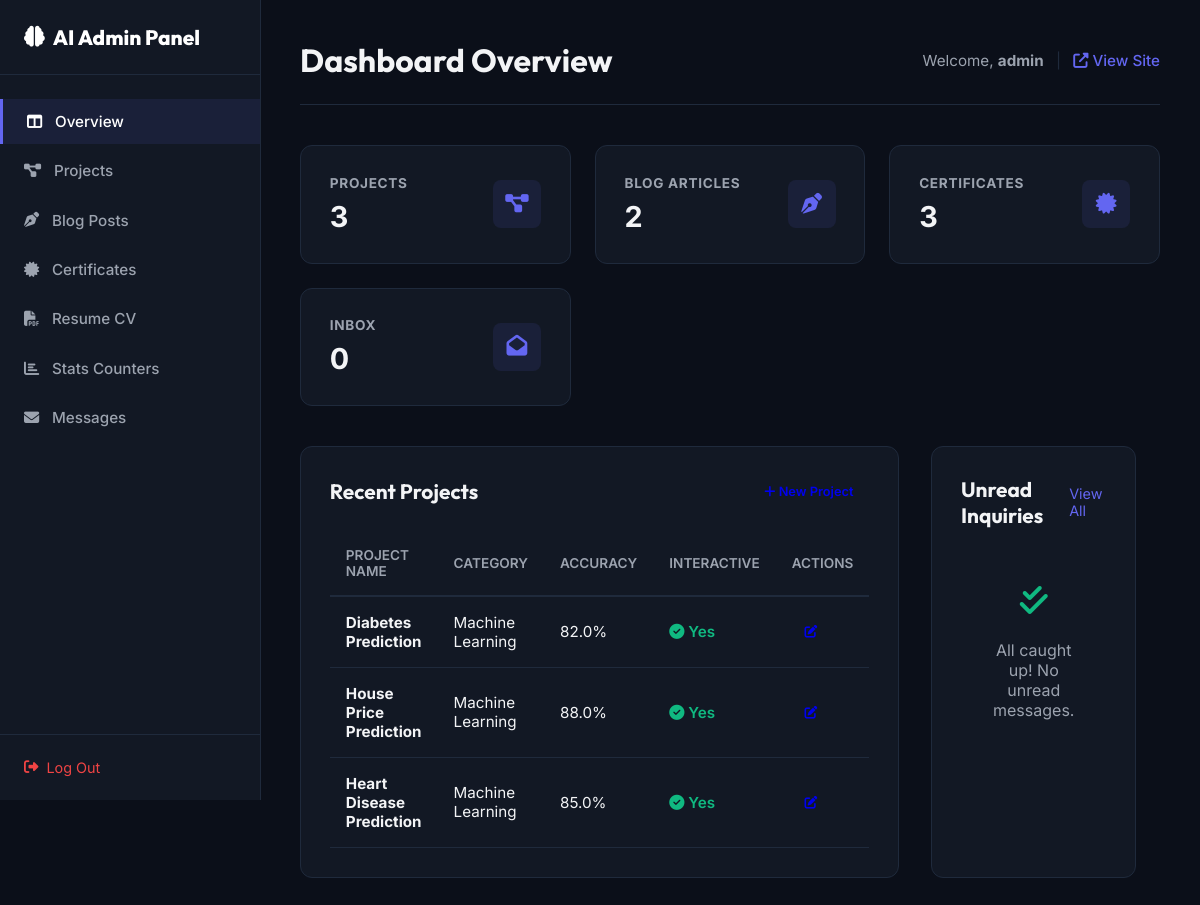
The app's page /admin/dashboard (signed in) with its own data.
### app.py (models this page shows)
class User(db.Model, UserMixin):
    id = db.Column(db.Integer, primary_key=True)
    username = db.Column(db.String(50), unique=True, nullable=False)
    password_hash = db.Column(db.String(255), nullable=False)

class Project(db.Model):
    id = db.Column(db.Integer, primary_key=True)
    name = db.Column(db.String(100), nullable=False)
    slug = db.Column(db.String(100), unique=True, nullable=False)
    description = db.Column(db.Text, nullable=True)
    category = db.Column(db.String(50), nullable=False) # Machine Learning, Deep Learning, Data Analysis
    tags = db.Column(db.String(200), nullable=True) # Comma separated
    image_filename = db.Column(db.String(100), nullable=True)
    model_filename = db.Column(db.String(100), nullable=True)
    dataset_filename = db.Column(db.String(100), nullable=True)
    doc_filename = db.Column(db.String(100), nullable=True)
    accuracy = db.Column(db.Float, nullable=True)
    precision = db.Column(db.Float, nullable=True)
    recall = db.Column(db.Float, nullable=True)
    f1_score = db.Column(db.Float, nullable=True)
    status = db.Column(db.String(20), default='Completed') # Completed, In Progress
    github_link = db.Column(db.String(255), nullable=True)
    demo_link = db.Column(db.String(255), nullable=True)
    algorithm = db.Column(db.String(100), nullable=True)
    problem_statement = db.Column(db.Text, nullable=True)
    dataset_info = db.Column(db.Text, nullable=True)
    data_cleaning = db.Column(db.Text, nullable=True)
    feature_engineering = db.Column(db.Text, nullable=True)
    training_process = db.Column(db.Text, nullable=True)
    evaluation_metrics = db.Column(db.Text, nullable=True)
    future_improvements = db.Column(db.Text, nullable=True)
    conclusion = db.Column(db.Text, nullable=True)
    confusion_matrix_img = db.Column(db.String(100), nullable=True)
    roc_curve_img = db.Column(db.String(100), nullable=True)
    feature_importance_img = db.Column(db.String(100), nullable=True)
    is_featured = db.Column(db.Boolean, default=False)
    is_interactive = db.Column(db.Boolean, default=False)
    inputs_schema = db.Column(db.Text, nullable=True)

### app.py (the view)
@app.route('/admin')
@app.route('/admin/dashboard')
@login_required
def admin_dashboard():
    project_count = Project.query.count()
    blog_count = Blog.query.count()
    cert_count = Certificate.query.count()
    unread_messages = ContactMessage.query.filter_by(is_read=False).order_by(ContactMessage.date_sent.desc()).all()
    projects = Project.query.order_by(Project.id.desc()).limit(5).all()
    return render_template(
        'admin/dashboard.html',
        project_count=project_count,
        blog_count=blog_count,
        cert_count=cert_count,
        unread_messages=unread_messages,
        projects=projects
    )

### app.py (called while the page is built)
@login_manager.user_loader
def load_user(user_id):
    return User.query.get(int(user_id))

### templates/admin/dashboard.html (shortened to what this page needs)
{% extends 'admin/base_admin.html' %}
{% block header_title %}Dashboard Overview{% endblock %}
{% block admin_content %}
<div class="admin-stats-grid">
    <div class="admin-stat-card">
        <div class="admin-stat-card-info">
            <h3>Projects</h3>
            <p class="value">{{ project_count }}</p>
        </div>
        <div class="admin-stat-card-icon">
            <i class="fas fa-project-diagram"></i>
        </div>
    </div>
    <div class="admin-stat-card">
        <div class="admin-stat-card-info">
            <h3>Blog Articles</h3>
            <p class="value">{{ blog_count }}</p>
        </div>
        <div class="admin-stat-card-icon">
            <i class="fas fa-pen-nib"></i>
        </div>
    </div>
    <div class="admin-stat-card">
        <div class="admin-stat-card-info">
            <h3>Certificates</h3>
            <p class="value">{{ cert_count }}</p>
        </div>
        <div class="admin-stat-card-icon">
            <i class="fas fa-certificate"></i>
        </div>
    </div>
    <div class="admin-stat-card">
        <div class="admin-stat-card-info">
            <h3>Inbox</h3>
            <p class="value">{{ unread_messages | length }}</p>
        </div>
        <div class="admin-stat-card-icon">
            <i class="fas fa-envelope-open"></i>
        </div>
    </div>
</div>
<div style="display: grid; grid-template-columns: 1.2fr 0.8fr; gap: 2rem;">
    <div class="admin-card">
        <div class="admin-card-header">
            <h2>Recent Projects</h2>
            <a href="{{ url_for('admin_project_add') }}" class="btn-primary btn-sm" style="text-decoration: none; padding: 0.5rem 1rem; border-radius: 6px; font-weight: 600;"><i class="fas fa-plus"></i> New Project</a>
        </div>
        <div class="admin-table-wrapper">
            <table class="admin-table">
                <thead>
                    <tr>
                        <th>Project Name</th>
                        <th>Category</th>
                        <th>Accuracy</th>
                        <th>Interactive</th>
                        <th>Actions</th>
                    </tr>
                </thead>
                <tbody>
                    {% for project in projects %}
                    <tr>
                        <td><strong>{{ project.name }}</strong></td>
                        <td>{{ project.category }}</td>
                        <td>{% if project.accuracy %}{{ (project.accuracy * 100) | round(1) }}%{% else %}N/A{% endif %}</td>
                        <td>
                            {% if project.is_interactive %}
                            <span style="color: var(--admin-success); font-weight: 600;"><i class="fas fa-check-circle"></i> Yes</span>
                            {% else %}
                            <span style="color: var(--admin-text-muted);"><i class="fas fa-times-circle"></i> No</span>
                            {% endif %}
                        </td>
                        <td>
                            <div class="action-btns">
                                <a href="{{ url_for('admin_project_edit', id=project.id) }}" class="btn-primary btn-sm" style="text-decoration: none;"><i class="fas fa-edit"></i></a>
                            </div>
                        </td>
                    </tr>
                    {% else %}
                    <tr>
                        <td colspan="5" style="text-align: center; color: var(--admin-text-muted);">No projects added yet.</td>
                    </tr>
                    {% endfor %}
                </tbody>
            </table>
        </div>
    </div>
    <div class="admin-card">
        <div class="admin-card-header">
            <h2>Unread Inquiries</h2>
            <a href="{{ url_for('admin_messages') }}" style="color: var(--admin-accent); text-decoration: none; font-size: 0.9rem;">View All</a>
        </div>
        <div class="message-list">
            {% for msg in unread_messages %}
            <div class="message-item unread">
                <div class="message-item-header">
                    <span>{{ msg.date_sent.strftime('%b %d, %Y') }}</span>
                    <span>{{ msg.email }}</span>
                </div>
                <div class="message-item-sender">
                    <h4>{{ msg.name }}</h4>
                </div>
                <p class="message-body" style="font-size: 0.85rem; height: 3.5rem; overflow: hidden; text-overflow: ellipsis;">{{ msg.message }}</p>
                <div class="message-actions">
                    <button class="btn-primary btn-sm mark-read-btn" data-id="{{ msg.id }}">Mark Read</button>
                </div>
            </div>
            {% else %}
            <div style="text-align: center; padding: 2rem; color: var(--admin-text-muted);">
                <i class="fas fa-check-double" style="font-size: 2rem; margin-bottom: 0.5rem; color: var(--admin-success)"></i>
                <p>All caught up! No unread messages.</p>
            </div>
            {% endfor %}
        </div>
    </div>
</div>
{% endblock %}

### templates/admin/base_admin.html (shortened to what this page needs)
<!DOCTYPE html>
<html lang="en">
<head>
    <link rel="stylesheet" href="https://cdnjs.cloudflare.com/ajax/libs/font-awesome/6.4.0/css/all.min.css">
    <link rel="stylesheet" href="{{ url_for('static', filename='css/admin.css') }}">
</head>
<body class="admin-body">
    <aside class="admin-sidebar">
        <div class="admin-sidebar-header">
            <i class="fas fa-brain"></i>
            <span>AI Admin Panel</span>
        </div>
        <ul class="admin-sidebar-menu">
            <li class="{% if request.path == '/admin' or request.path == '/admin/dashboard' %}active{% endif %}">
                <a href="{{ url_for('admin_dashboard') }}"><i class="fas fa-columns"></i> <span>Overview</span></a>
            </li>
            <li class="{% if '/admin/projects' in request.path %}active{% endif %}">
                <a href="{{ url_for('admin_projects') }}"><i class="fas fa-project-diagram"></i> <span>Projects</span></a>
            </li>
            <li class="{% if '/admin/blogs' in request.path %}active{% endif %}">
                <a href="{{ url_for('admin_blogs') }}"><i class="fas fa-pen-nib"></i> <span>Blog Posts</span></a>
            </li>
            <li class="{% if '/admin/certificates' in request.path %}active{% endif %}">
                <a href="{{ url_for('admin_certificates') }}"><i class="fas fa-certificate"></i> <span>Certificates</span></a>
            </li>
            <li class="{% if '/admin/resume' in request.path %}active{% endif %}">
                <a href="{{ url_for('admin_resume') }}"><i class="fas fa-file-pdf"></i> <span>Resume CV</span></a>
            </li>
            <li class="{% if '/admin/stats' in request.path %}active{% endif %}">
                <a href="{{ url_for('admin_stats') }}"><i class="fas fa-chart-bar"></i> <span>Stats Counters</span></a>
            </li>
            <li class="{% if '/admin/messages' in request.path %}active{% endif %}">
                <a href="{{ url_for('admin_messages') }}"><i class="fas fa-envelope"></i> <span>Messages</span></a>
            </li>
        </ul>
        <div class="admin-sidebar-footer">
            <a href="{{ url_for('admin_logout') }}"><i class="fas fa-sign-out-alt"></i> <span>Log Out</span></a>
        </div>
    </aside>
    <main class="admin-main">
        <header class="admin-header">
            <div>
                <h1>{% block header_title %}Dashboard Overview{% endblock %}</h1>
            </div>
            <div class="user-info">
                <span>Welcome, <strong>{{ current_user.username }}</strong></span>
                <span style="margin: 0 0.5rem; color: var(--admin-border)">|</span>
                <a href="{{ url_for('index') }}" target="_blank" style="color: var(--admin-accent); text-decoration: none; font-weight: 500;"><i class="fas fa-external-link-alt"></i> View Site</a>
            </div>
        </header>
        {% block admin_content %}{% endblock %}
    </main>
</body>
</html>

### static/css/admin.css (style rules this page uses)
:root { --admin-bg-primary: #0b0f19; --admin-bg-sidebar: #121824; --admin-border: #1f2a3c; --admin-text-main: #f3f4f6; --admin-text-muted: #9ca3af; --admin-accent: #6366f1; --admin-accent-hover: #4f46e5; --admin-success: #10b981; --admin-warning: #f59e0b; --admin-danger: #ef4444; }
body.admin-body { background-color: var(--admin-bg-primary); color: var(--admin-text-main); font-family: 'Inter', sans-serif; margin: 0; padding: 0; display: flex; min-height: 100vh; overflow-x: hidden; }
.admin-sidebar { width: 260px; background-color: var(--admin-bg-sidebar); border-right: 1px solid var(--admin-border); display: flex; flex-direction: column; position: fixed; height: 100vh; left: 0; top: 0; z-index: 100; }
.admin-sidebar-header { padding: 1.5rem; border-bottom: 1px solid var(--admin-border); font-family: 'Outfit', sans-serif; font-size: 1.3rem; font-weight: 800; color: #ffffff; display: flex; align-items: center; gap: 0.5rem; }
.admin-sidebar-menu { list-style: none; padding: 1.5rem 0; margin: 0; flex: 1; display: flex; flex-direction: column; gap: 0.3rem; }
.admin-sidebar-menu li a { display: flex; align-items: center; gap: 0.8rem; padding: 0.8rem 1.5rem; color: var(--admin-text-muted); text-decoration: none; font-size: 0.95rem; font-weight: 500; transition: all 0.2s ease; }
.admin-sidebar-menu li a:hover, .admin-sidebar-menu li.active a { color: #ffffff; background-color: rgba(99, 102, 241, 0.1); border-left: 3px solid var(--admin-accent); }
.admin-sidebar-footer { padding: 1.5rem; border-top: 1px solid var(--admin-border); }
.admin-sidebar-footer a { color: var(--admin-danger); text-decoration: none; font-size: 0.9rem; display: flex; align-items: center; gap: 0.5rem; }
.admin-main { flex: 1; margin-left: 260px; padding: 2.5rem; box-sizing: border-box; }
.admin-header { display: flex; justify-content: space-between; align-items: center; margin-bottom: 2.5rem; border-bottom: 1px solid var(--admin-border); padding-bottom: 1.5rem; }
.admin-header h1 { font-family: 'Outfit', sans-serif; font-size: 2rem; margin: 0; }
.admin-header .user-info { font-size: 0.95rem; color: var(--admin-text-muted); }
.admin-stats-grid { display: grid; grid-template-columns: repeat(auto-fit, minmax(220px, 1fr)); gap: 1.5rem; margin-bottom: 2.5rem; }
.admin-stat-card { background-color: var(--admin-bg-sidebar); border: 1px solid var(--admin-border); padding: 1.8rem; border-radius: 12px; display: flex; justify-content: space-between; align-items: center; }
.admin-stat-card-info h3 { margin: 0 0 0.5rem 0; font-size: 0.85rem; text-transform: uppercase; color: var(--admin-text-muted); letter-spacing: 0.05em; }
.admin-stat-card-info .value { font-size: 1.8rem; font-weight: 700; margin: 0; }
.admin-stat-card-icon { width: 48px; height: 48px; background-color: rgba(99, 102, 241, 0.1); border-radius: 8px; display: flex; align-items: center; justify-content: center; color: var(--admin-accent); font-size: 1.3rem; }
.admin-card { background-color: var(--admin-bg-sidebar); border: 1px solid var(--admin-border); border-radius: 12px; padding: 1.8rem; margin-bottom: 2rem; }
.admin-card-header { display: flex; justify-content: space-between; align-items: center; margin-bottom: 1.5rem; }
.admin-card-header h2 { font-family: 'Outfit', sans-serif; font-size: 1.3rem; margin: 0; }
.admin-table-wrapper { overflow-x: auto; }
.admin-table { width: 100%; border-collapse: collapse; text-align: left; }
.admin-table th { padding: 1rem; border-bottom: 2px solid var(--admin-border); color: var(--admin-text-muted); font-weight: 600; font-size: 0.85rem; text-transform: uppercase; }
.admin-table td { padding: 1rem; border-bottom: 1px solid var(--admin-border); font-size: 0.95rem; vertical-align: middle; }
.action-btns { display: flex; gap: 0.5rem; }
.btn-sm { padding: 0.4rem 0.8rem; font-size: 0.8rem; border-radius: 6px; }
.message-list { display: flex; flex-direction: column; gap: 1rem; }

### records on screen
User: username "admin"
Project: name "Diabetes Prediction", category "Machine Learning", (project.accuracy*100)|round(1) "82.0", is_interactive True (drawn)
Project: name "House Price Prediction", category "Machine Learning", (project.accuracy*100)|round(1) "88.0", is_interactive True (drawn)
Project: name "Heart Disease Prediction", category "Machine Learning", (project.accuracy*100)|round(1) "85.0", is_interactive True (drawn)

### other values on screen
{{ project_count }} "3"
{{ blog_count }} "2"
{{ cert_count }} "3"
{{ unread_messages | length }} "0"
